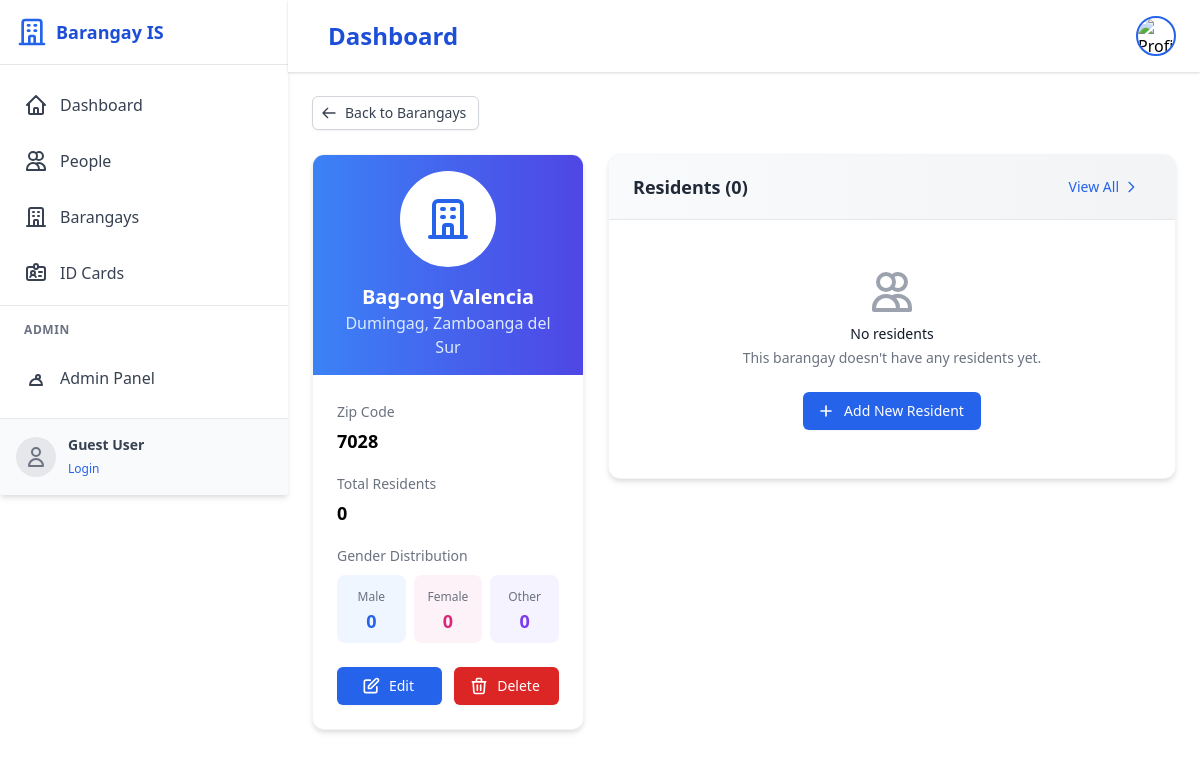
/dashboard/barangays/1/, run on an earlier commit of the app's database.
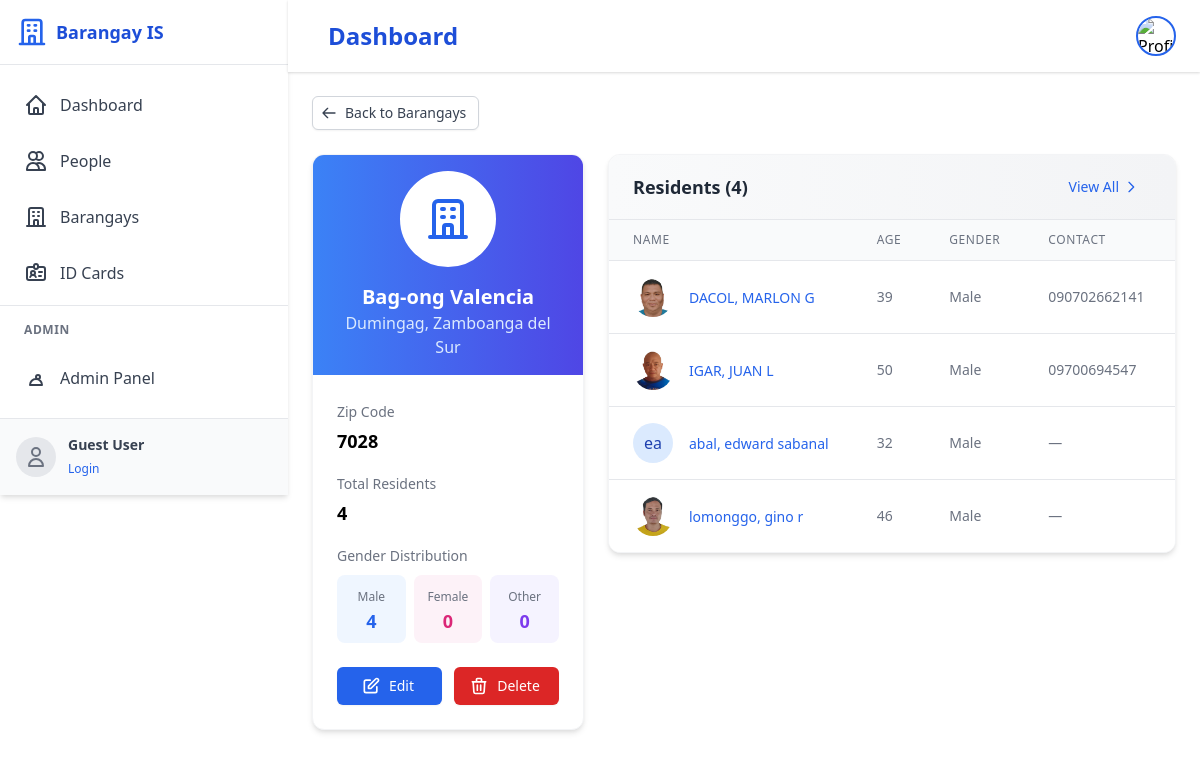
And on a later commit of the database.
### core/models.py (models this page shows, shortened)
class Barangay(models.Model):
    name = models.CharField(max_length=100)
    municipality = models.CharField(max_length=100)
    province = models.CharField(max_length=100)
    zip_code = models.CharField(max_length=10)
    class Meta:
        verbose_name_plural = 'Barangays'

class Person(models.Model):
    GENDER_CHOICES = [
        ('M', 'Male'),
        ('F', 'Female'),
        ('O', 'Other'),
    ]
    CIVIL_STATUS_CHOICES = [
        ('S', 'Single'),
        ('M', 'Married'),
        ('W', 'Widowed'),
        ('D', 'Divorced'),
        ('SP', 'Separated'),
        ('L', 'Live-in'),
    ]
    id = models.UUIDField(primary_key=True, default=uuid.uuid4, editable=False)
    barangay = models.ForeignKey(Barangay, on_delete=models.CASCADE, related_name='residents')
    user = models.OneToOneField(User, on_delete=models.SET_NULL, null=True, blank=True, related_name='profile')
    last_name = models.CharField(max_length=100)
    first_name = models.CharField(max_length=100)
    middle_name = models.CharField(max_length=100, blank=True)
    suffix = models.CharField(max_length=10, blank=True, help_text='Jr., Sr., III, etc.')
    profile_picture = models.ImageField(upload_to='profile_pictures/', null=True, blank=True, help_text='Profile picture of the person')
    date_of_birth = models.DateField()
    place_of_birth = models.CharField(max_length=255)
    age = models.PositiveIntegerField(null=True, blank=True, editable=False)
    gender = models.CharField(max_length=1, choices=GENDER_CHOICES)
    civil_status = models.CharField(max_length=2, choices=CIVIL_STATUS_CHOICES)
    religion = models.CharField(max_length=100, blank=True)
    phone_regex = RegexValidator(regex=r'^\+?1?\d{9,15}$', message="Phone number must be entered in the format: '+999999999'. Up to 15 digits allowed.")
    contact_number = models.CharField(validators=[phone_regex], max_length=17, blank=True)
    address_line1 = models.CharField(max_length=255, help_text='House/Lot/Unit No., Building Name, Block, Street')
    address_line2 = models.CharField(max_length=255, blank=True, help_text='Subdivision, Village, Zone, Sitio, Purok')
    postal_code = models.CharField(max_length=10)
    is_active = models.BooleanField(default=True)
    class Meta:
        ordering = ['last_name', 'first_name']
        verbose_name_plural = 'People'
        indexes = [
            models.Index(fields=['last_name', 'first_name']),
            models.Index(fields=['date_of_birth']),
            models.Index(fields=['barangay']),
        ]
    def full_name(self):
        if self.middle_name:
            middle_initial = f" {self.middle_name[0]}."
        else:
            middle_initial = " "
        full_name = f"{self.first_name}{middle_initial}{self.last_name}"
        if self.suffix:
            full_name = f"{full_name}, {self.suffix}"
        return full_name

### core/views.py (the view)
# urls.py: path('dashboard/barangays/<int:pk>/', barangay_detail, name='barangay_detail'),
def barangay_detail(request, pk):
    barangay = get_object_or_404(Barangay, pk=pk)
    residents = barangay.residents.all()
    resident_count = residents.count()
    gender_stats = {
        'M': residents.filter(gender='M').count(),
        'F': residents.filter(gender='F').count(),
        'O': residents.filter(gender='O').count(),
    }
    return render(request, 'dashboard/barangay_detail.html', {
        'barangay': barangay,
        'residents': residents[:10],  # Limit to 10 residents for the preview
        'resident_count': resident_count,
        'gender_stats': gender_stats
    })

### templates/dashboard/barangay_detail.html (shortened to what this page needs)
{% extends 'base.html' %}
{% block content %}
<div class="mb-6">
    <a href="{% url 'barangays' %}" class="inline-flex items-center px-3 py-1.5 border border-gray-300 shadow-sm text-sm font-medium rounded-md text-gray-700 bg-white hover:bg-gray-50 focus:outline-none focus:ring-2 focus:ring-offset-2 focus:ring-blue-500">
        <svg xmlns="http://www.w3.org/2000/svg" class="-ml-1 mr-2 h-4 w-4" fill="none" viewBox="0 0 24 24" stroke="currentColor">
            <path stroke-linecap="round" stroke-linejoin="round" stroke-width="2" d="M10 19l-7-7m0 0l7-7m-7 7h18" />
        </svg>
        Back to Barangays
    </a>
</div>
<div class="grid grid-cols-1 lg:grid-cols-3 gap-6">
    <div class="lg:col-span-1">
        <div class="bg-white rounded-xl shadow-md overflow-hidden border border-gray-100">
            <div class="bg-gradient-to-r from-blue-500 to-indigo-600 px-6 py-4">
                <div class="flex justify-center">
                    <div class="h-24 w-24 rounded-full bg-white flex items-center justify-center border-4 border-white">
                    </div>
                </div>
                <div class="mt-4 text-center">
                    <h2 class="text-xl font-bold text-white">{{ barangay.name }}</h2>
                    <p class="text-blue-100">{{ barangay.municipality }}, {{ barangay.province }}</p>
                </div>
            </div>
            <div class="p-6">
                <div class="space-y-4">
                    <div>
                        <span class="text-sm font-medium text-gray-500">Zip Code</span>
                        <p class="mt-1 text-lg font-semibold">{{ barangay.zip_code }}</p>
                    </div>
                    <div>
                        <span class="text-sm font-medium text-gray-500">Total Residents</span>
                        <p class="mt-1 text-lg font-semibold">{{ resident_count }}</p>
                    </div>
                    <div>
                        <span class="text-sm font-medium text-gray-500">Gender Distribution</span>
                        <div class="mt-2 grid grid-cols-3 gap-2">
                            <div class="bg-blue-50 p-2 rounded-lg text-center">
                                <span class="text-xs text-gray-500">Male</span>
                                <p class="text-lg font-semibold text-blue-600">{{ gender_stats.M }}</p>
                            </div>
                            <div class="bg-pink-50 p-2 rounded-lg text-center">
                                <span class="text-xs text-gray-500">Female</span>
                                <p class="text-lg font-semibold text-pink-600">{{ gender_stats.F }}</p>
                            </div>
                            <div class="bg-purple-50 p-2 rounded-lg text-center">
                                <span class="text-xs text-gray-500">Other</span>
                                <p class="text-lg font-semibold text-purple-600">{{ gender_stats.O }}</p>
                            </div>
                        </div>
                    </div>
                </div>
                <div class="mt-6 flex space-x-3">
                    <a href="{% url 'barangay_update' pk=barangay.id %}" class="flex-1 inline-flex justify-center items-center px-4 py-2 border border-transparent rounded-md shadow-sm text-sm font-medium text-white bg-blue-600 hover:bg-blue-700 focus:outline-none focus:ring-2 focus:ring-offset-2 focus:ring-blue-500">
                        Edit
                    </a>
                    <a href="{% url 'barangay_delete' pk=barangay.id %}" class="flex-1 inline-flex justify-center items-center px-4 py-2 border border-transparent rounded-md shadow-sm text-sm font-medium text-white bg-red-600 hover:bg-red-700 focus:outline-none focus:ring-2 focus:ring-offset-2 focus:ring-red-500">
                        Delete
                    </a>
                </div>
            </div>
        </div>
    </div>
    <div class="lg:col-span-2">
        <div class="bg-white rounded-xl shadow-md overflow-hidden border border-gray-100">
            <div class="px-6 py-4 bg-gradient-to-r from-gray-50 to-gray-100 border-b border-gray-200">
                <div class="flex items-center justify-between">
                    <h2 class="text-lg font-semibold text-gray-800">Residents ({{ resident_count }})</h2>
                    <a href="{% url 'people' %}" class="inline-flex items-center px-3 py-1.5 text-sm font-medium text-blue-600 hover:text-blue-800">
                        View All
                        <svg xmlns="http://www.w3.org/2000/svg" class="ml-1 h-4 w-4" fill="none" viewBox="0 0 24 24" stroke="currentColor">
                            <path stroke-linecap="round" stroke-linejoin="round" stroke-width="2" d="M9 5l7 7-7 7" />
                        </svg>
                    </a>
                </div>
            </div>
            {% if residents %}
            <div class="overflow-x-auto">
                <table class="min-w-full divide-y divide-gray-200">
                    <thead class="bg-gray-50">
                        <tr>
                            <th class="px-6 py-3 text-left text-xs font-medium text-gray-500 uppercase tracking-wider">Name</th>
                            <th class="px-6 py-3 text-left text-xs font-medium text-gray-500 uppercase tracking-wider">Age</th>
                            <th class="px-6 py-3 text-left text-xs font-medium text-gray-500 uppercase tracking-wider">Gender</th>
                            <th class="px-6 py-3 text-left text-xs font-medium text-gray-500 uppercase tracking-wider">Contact</th>
                            <th class="px-6 py-3 text-right text-xs font-medium text-gray-500 uppercase tracking-wider">Actions</th>
                        </tr>
                    </thead>
                    <tbody class="bg-white divide-y divide-gray-200">
                        {% for resident in residents %}
                        <tr class="hover:bg-gray-50 transition-colors duration-150">
                            <td class="px-6 py-4 whitespace-nowrap">
                                <div class="flex items-center">
                                    <div class="flex-shrink-0 h-10 w-10">
                                        {% if resident.profile_picture %}
                                            <img class="h-10 w-10 rounded-full object-cover" src="{{ resident.profile_picture.url }}" alt="{{ resident.full_name }}">
                                        {% else %}
                                            <div class="h-10 w-10 rounded-full bg-blue-100 flex items-center justify-center">
                                                <span class="text-blue-800 font-medium">{{ resident.first_name.0 }}{{ resident.last_name.0 }}</span>
                                            </div>
                                        {% endif %}
                                    </div>
                                    <div class="ml-4">
                                        <a href="{% url 'person_detail' pk=resident.id %}" class="text-sm font-medium text-blue-600 hover:text-blue-900">
                                            {{ resident.last_name }}, {{ resident.first_name }} {{ resident.middle_name }}
                                        </a>
                                    </div>
                                </div>
                            </td>
                            <td class="px-6 py-4 whitespace-nowrap text-sm text-gray-500">{{ resident.age }}</td>
                            <td class="px-6 py-4 whitespace-nowrap text-sm text-gray-500">{{ resident.get_gender_display }}</td>
                            <td class="px-6 py-4 whitespace-nowrap text-sm text-gray-500">{{ resident.contact_number|default:"—" }}</td>
                            <td class="px-6 py-4 whitespace-nowrap text-right text-sm font-medium">
                            </td>
                        </tr>
                        {% endfor %}
                    </tbody>
                </table>
            </div>
            {% else %}
            <div class="text-center py-12">
                <h3 class="mt-2 text-sm font-medium text-gray-900">No residents</h3>
                <p class="mt-1 text-sm text-gray-500">This barangay doesn't have any residents yet.</p>
                <div class="mt-6">
                    <a href="{% url 'person_create' %}" class="inline-flex items-center px-4 py-2 border border-transparent shadow-sm text-sm font-medium rounded-md text-white bg-blue-600 hover:bg-blue-700 focus:outline-none focus:ring-2 focus:ring-offset-2 focus:ring-blue-500">
                        <svg xmlns="http://www.w3.org/2000/svg" class="-ml-1 mr-2 h-5 w-5" fill="none" viewBox="0 0 24 24" stroke="currentColor">
                            <path stroke-linecap="round" stroke-linejoin="round" stroke-width="2" d="M12 6v6m0 0v6m0-6h6m-6 0H6" />
                        </svg>
                        Add New Resident
                    </a>
                </div>
            </div>
            {% endif %}
        </div>
    </div>
</div>
{% endblock %}

What changed in the data, as far as the page shows it:
added Person: profile_picture (picture), last_name "DACOL", first_name "MARLON", middle_name "G", age "39", gender "Male", contact_number "090702662141"
added Person: profile_picture (picture), last_name "IGAR", first_name "JUAN", middle_name "L", age "50", gender "Male", contact_number "09700694547"
added Person: first_name.0 "e", last_name.0 "a", last_name "abal", first_name "edward", middle_name "sabanal", age "32", gender "Male", contact_number "—"
added Person: profile_picture (picture), last_name "lomonggo", first_name "gino", middle_name "r", age "46", gender "Male", contact_number "—"
Also different on the page:
{{ resident_count }}: "0" → "4"
{{ gender_stats.M }}: "0" → "4"
text no longer shown: "No residents This barangay doesn't have any residents yet. Add New Resident"
text now shown: "NAME AGE GENDER CONTACT"
